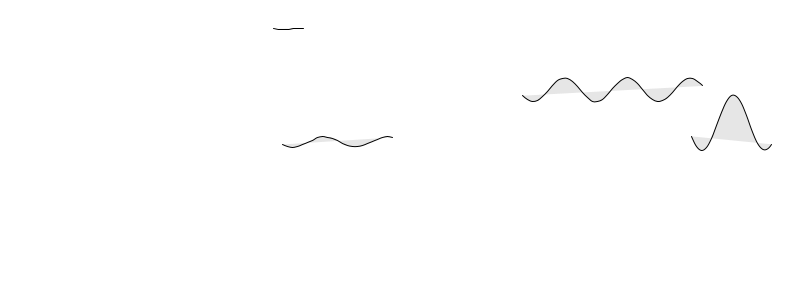
Frame 1 (no input)
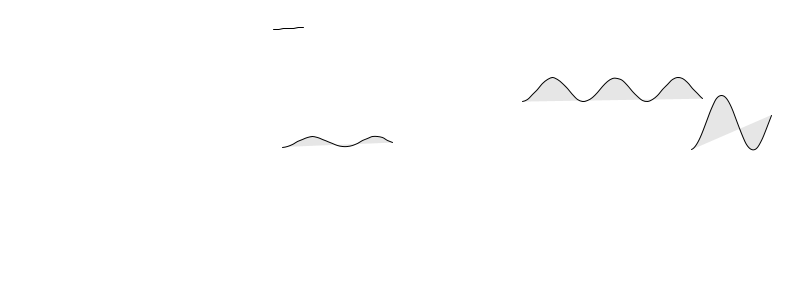
Frame 60 (the mouse pressed at the canvas centre just before this capture)
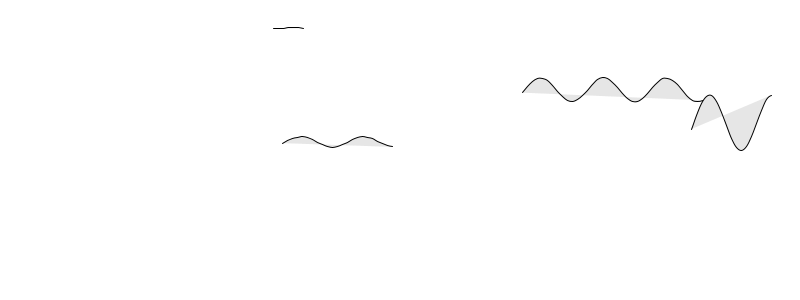
Frame 120 (the mouse held since frame 60 and released just before this capture)

The Processing sketch that drew these frames (run headless with seeded random() and noise(); from frame 60 on, the mouse is pressed at the canvas centre):

// Processing sketch: e20_wave_class
// ── e20_wave_class.pde
/**
 * Waves – OOP
 *
 * Encapsulate the previous examples into a Wave class and create a sketch that
 * displays two waves (with different amplitudes/periods).
 *
 * Move beyond plain circles and lines and try visualizing the wave in a more
 * creative way.
 */

Wave[] waves = new Wave[5];

void setup() {
  size(800,300);
  for (int i = 0; i < waves.length; i++) {
    waves[i] = new Wave(random(width), random(height), random(200), random(100));
  }
}

void draw( ) {
  background(255);
  for (int i = 0; i < waves.length; i++) {
    waves[i].update();
    waves[i].display();
  }
}

// ── Wave.pde
class Wave {
  PVector location;
  float _width;
  float amplitude;
  float angle;
  float startAngle = 0;
  float angleVel = 0.5;

  Wave(float x, float y, float w, float a) {
    location = new PVector(x, y);
    _width = w;
    amplitude = a;
  }

  void update() {
    startAngle += 0.02;
    angle = startAngle;
  }

  void display() {
    pushMatrix();
    translate(location.x,location.y);
    stroke(0);
    fill(127,50);
    beginShape();
    for (int x = 0; x <= _width; x += 5) {
      float y = map(sin(angle),-1,1,0,amplitude);
      curveVertex(x,y);
      angle += angleVel;
    }
    endShape();
    popMatrix();
  }
}
